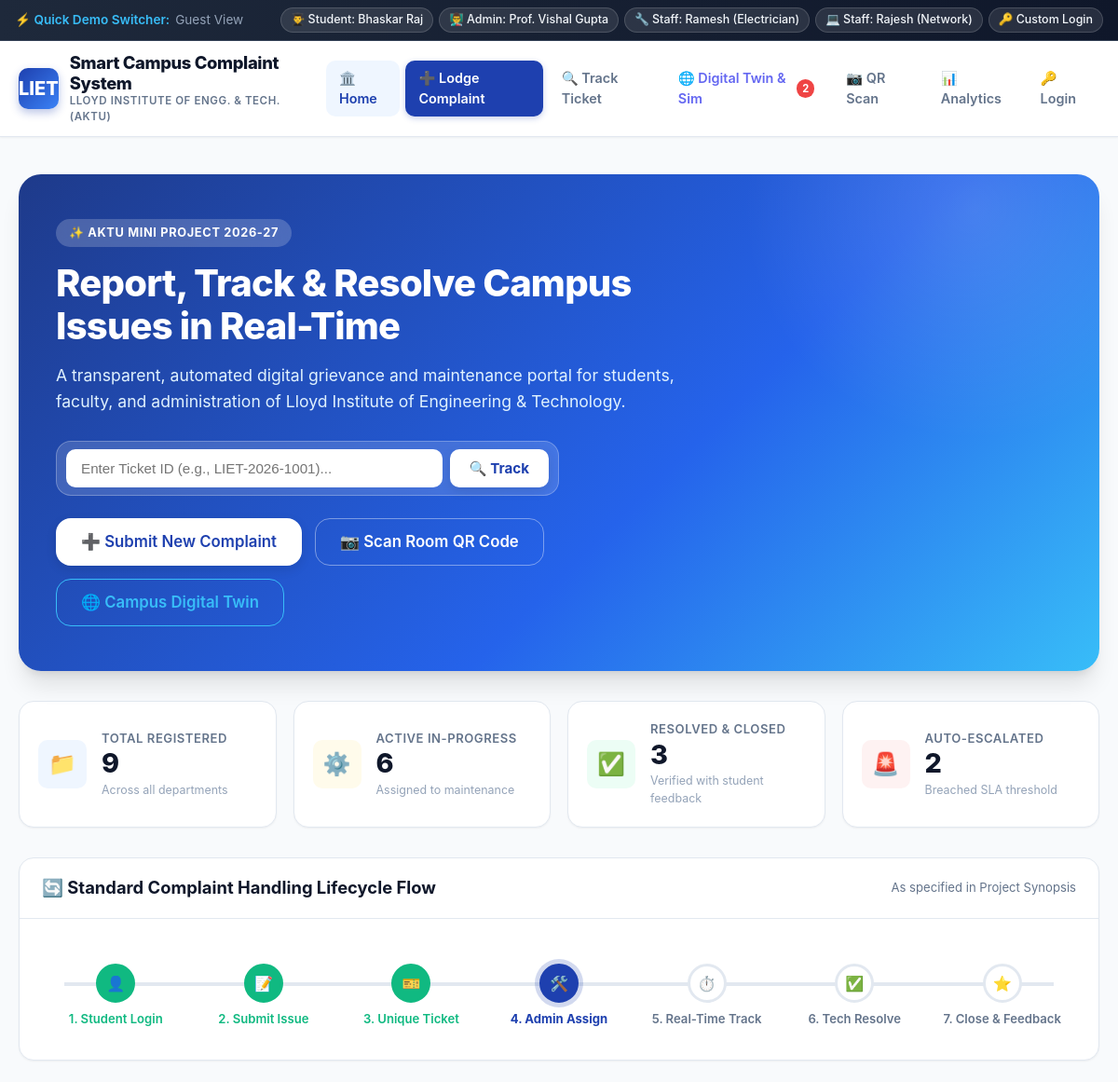
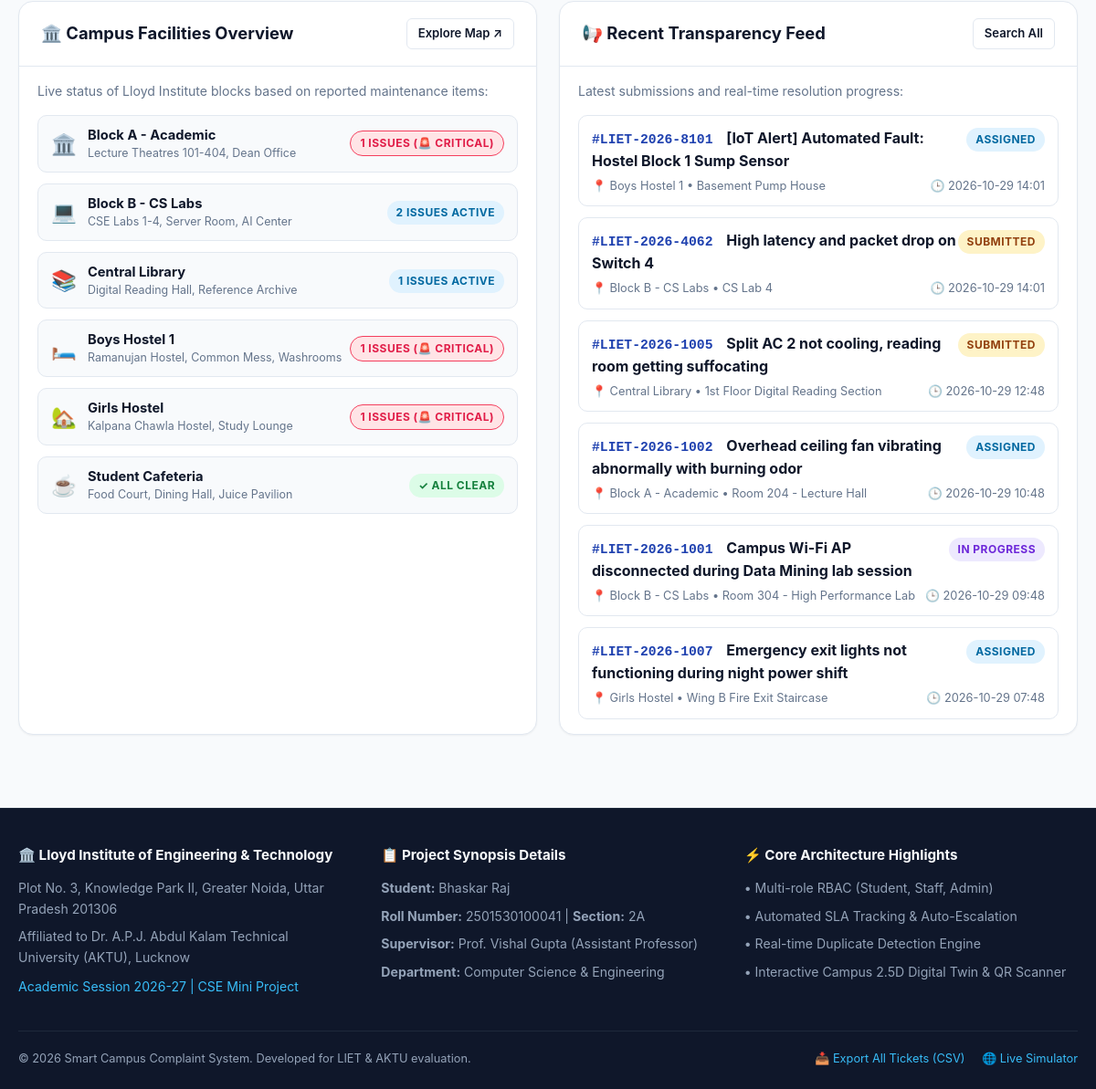
Before: / with the older database file (2 pictures, top to bottom).
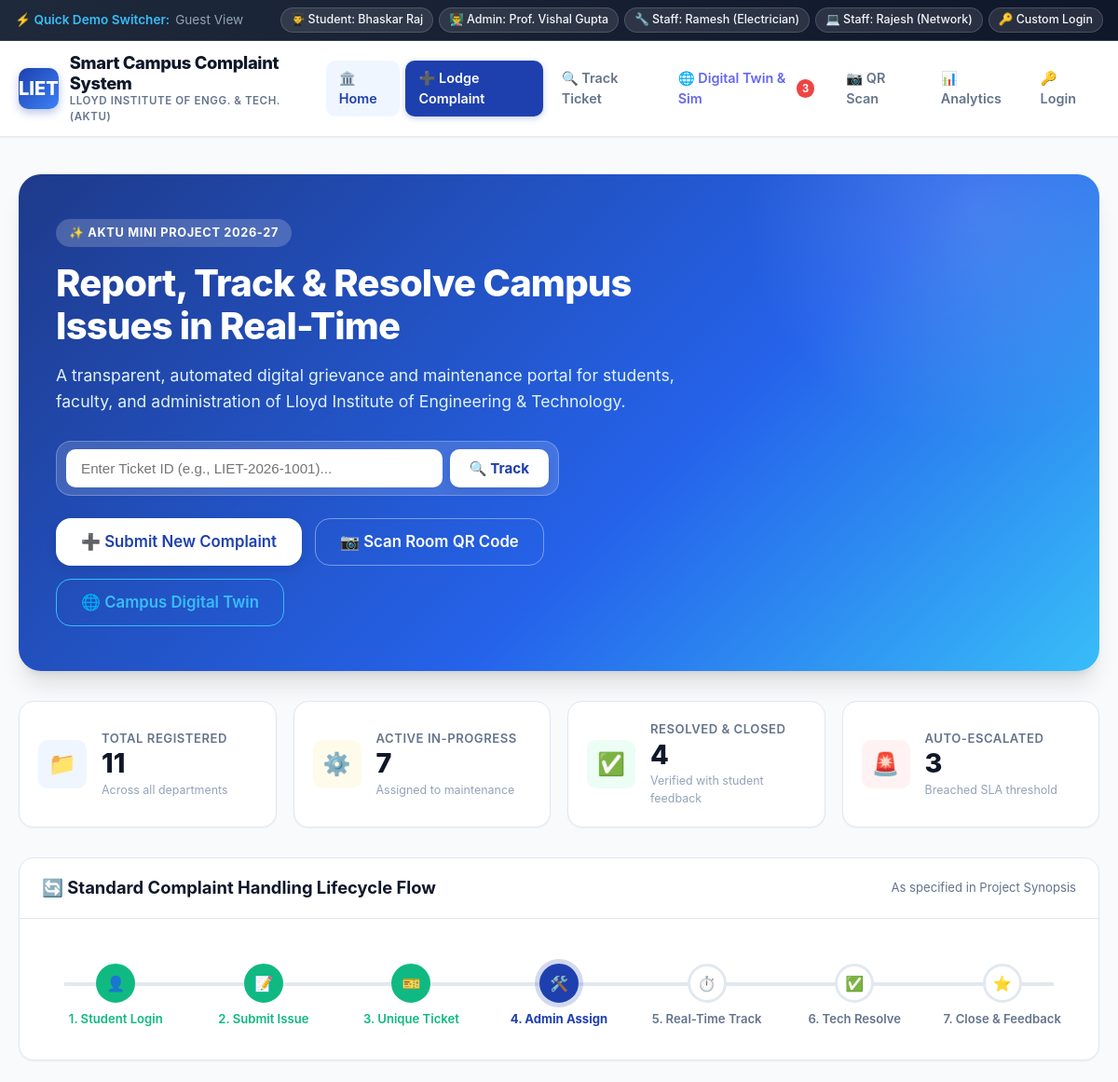
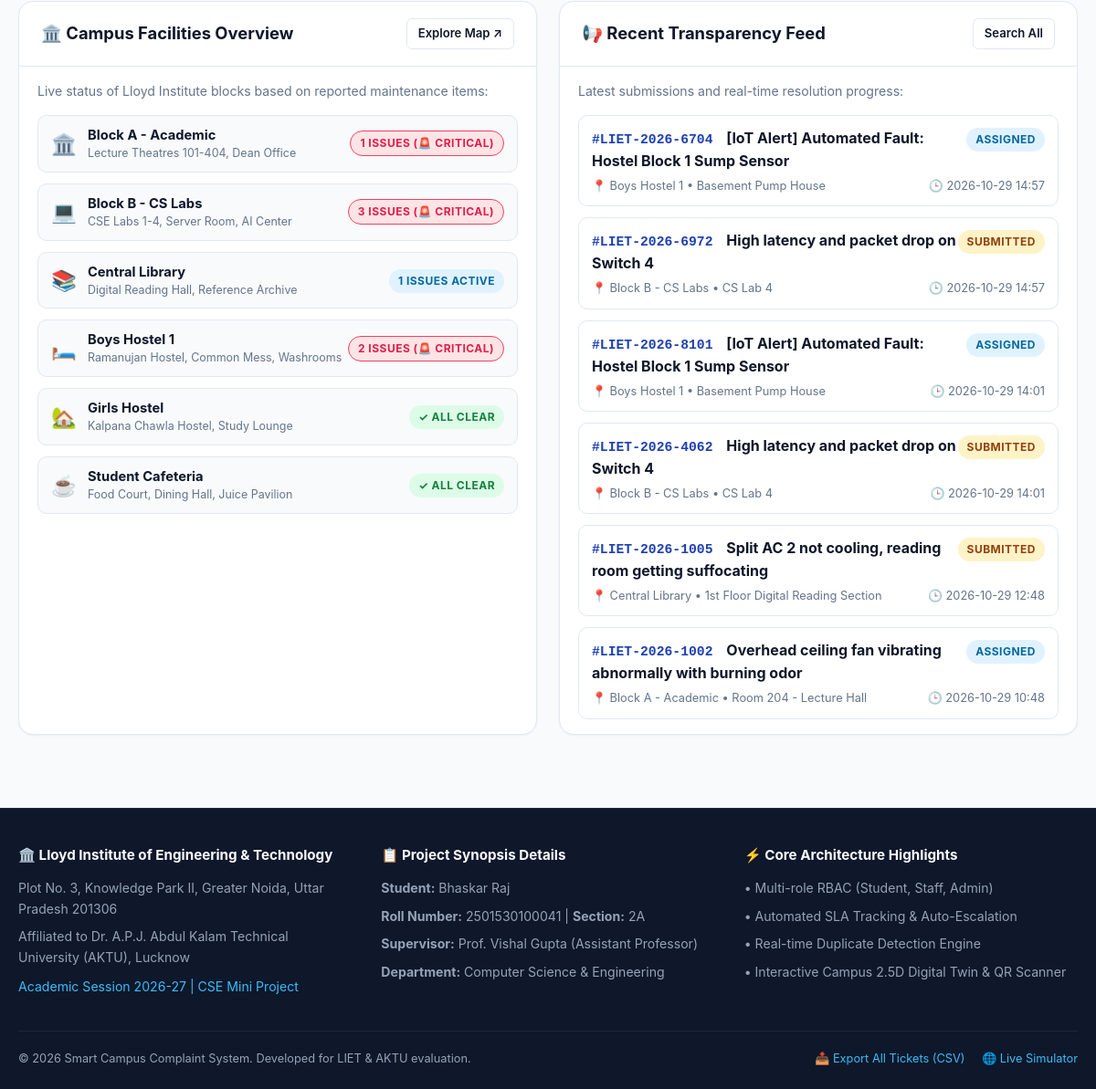
After: the same page with the newer database file (2 pictures, top to bottom).
### tables this page shows
CREATE TABLE complaints (
        ticket_id TEXT PRIMARY KEY,
        user_id INTEGER,
        user_name TEXT,
        user_email TEXT,
        user_roll TEXT,
        category TEXT NOT NULL,
        subcategory TEXT,
        building_block TEXT NOT NULL,
        room_location TEXT NOT NULL,
        title TEXT NOT NULL,
        description TEXT NOT NULL,
        priority TEXT NOT NULL DEFAULT 'Medium',
        status TEXT NOT NULL DEFAULT 'Submitted',
        assigned_dept_id INTEGER,
        assigned_staff_name TEXT,
        image_path TEXT,
        resolution_remarks TEXT,
        resolution_image TEXT,
        sla_deadline TEXT,
        is_escalated INTEGER DEFAULT 0,
        escalated_to TEXT,
        escalated_at TEXT,
        upvotes INTEGER DEFAULT 0,
        created_at TEXT,
        updated_at TEXT,
        FOREIGN KEY (user_id) REFERENCES users (id),
        FOREIGN KEY (assigned_dept_id) REFERENCES departments (id)
    );

### app.py (the view)
@app.route('/')
def index():
    db = get_db()
    cursor = db.cursor()
    cursor.execute("""
    SELECT c.*, d.name as dept_name, f.rating, f.comment as feedback_comment
    FROM complaints c
    LEFT JOIN departments d ON c.assigned_dept_id = d.id
    LEFT JOIN feedback f ON c.ticket_id = f.ticket_id
    ORDER BY c.created_at DESC LIMIT 6
    """)
    recent_complaints = cursor.fetchall()
    cursor.execute("""
    SELECT building_block, COUNT(*) as count,
           SUM(CASE WHEN priority = 'Critical' THEN 1 ELSE 0 END) as critical_count
    FROM complaints
    WHERE status != 'Closed' AND status != 'Resolved'
    GROUP BY building_block
    """)
    building_stats = {row['building_block']: {'count': row['count'], 'critical': row['critical_count']} for row in cursor.fetchall()}
    db.close()
    return render_template('index.html', recent_complaints=recent_complaints, building_stats=building_stats)

### app.py (called while the page is built)
@app.before_request
def load_logged_in_user():
    user_id = session.get('user_id')
    if user_id is None:
        g.user = None
    else:
        db = get_db()
        cursor = db.cursor()
        cursor.execute("SELECT * FROM users WHERE id = ?", (user_id,))
        g.user = cursor.fetchone()
        db.close()

### database.py (called while the page is built)
def get_db():
    conn = sqlite3.connect(DB_PATH)
    conn.row_factory = sqlite3.Row
    conn.execute("PRAGMA foreign_keys = ON")
    return conn

### templates/index.html (shortened to what the changed rows need)
{% extends "base.html" %}
{% block content %}
<section class="hero-banner">
  <div class="hero-content">
    <h1 class="hero-title">Report, Track & Resolve Campus Issues in Real-Time</h1>
  </div>
</section>
<div class="kpi-grid">
  <div class="kpi-card">
    <div class="kpi-info">
      <h4>Total Registered</h4>
      <div class="kpi-value">{{ global_total_count }}</div>
      <p>Across all departments</p>
    </div>
  </div>
  <div class="kpi-card">
    <div class="kpi-info">
      <h4>Active In-Progress</h4>
      <div class="kpi-value">{{ global_active_count }}</div>
      <p>Assigned to maintenance</p>
    </div>
  </div>
  <div class="kpi-card">
    <div class="kpi-info">
      <h4>Resolved & Closed</h4>
      <div class="kpi-value">{{ global_resolved_count }}</div>
      <p>Verified with student feedback</p>
    </div>
  </div>
  <div class="kpi-card">
    <div class="kpi-info">
      <h4>Auto-Escalated</h4>
      <div class="kpi-value">{{ global_escalated_count }}</div>
      <p>Breached SLA threshold</p>
    </div>
  </div>
</div>
<div style="display: grid; grid-template-columns: 1fr 1fr; gap: 24px; margin-bottom: 32px;">
  <div class="card" style="margin-bottom: 0;">
    <div class="card-body" style="padding: 16px 20px;">
      <div style="display: flex; flex-direction: column; gap: 12px;">
        {% set facilities = [
          ('Block A - Academic', 'Lecture Theatres 101-404, Dean Office', '🏛️'),
          ('Block B - CS Labs', 'CSE Labs 1-4, Server Room, AI Center', '💻'),
          ('Central Library', 'Digital Reading Hall, Reference Archive', '📚'),
          ('Boys Hostel 1', 'Ramanujan Hostel, Common Mess, Washrooms', '🛏️'),
          ('Girls Hostel', 'Kalpana Chawla Hostel, Study Lounge', '🏡'),
          ('Student Cafeteria', 'Food Court, Dining Hall, Juice Pavilion', '☕')
        ] %}
        {% for fac_name, fac_desc, fac_icon in facilities %}
          {% set stat = building_stats.get(fac_name, {'count': 0, 'critical': 0}) %}
          <div style="display: flex; align-items: center; justify-content: space-between; padding: 10px 14px; background: #f8fafc; border: 1px solid var(--border); border-radius: var(--radius-md);">
            <div style="display: flex; align-items: center; gap: 12px;">
              <span style="font-size: 1.4rem;">{{ fac_icon }}</span>
              <div>
                <div style="font-weight: 700; font-size: 0.92rem; color: var(--secondary);">{{ fac_name }}</div>
                <div style="font-size: 0.78rem; color: var(--text-muted);">{{ fac_desc }}</div>
              </div>
            </div>
            <div>
              {% if stat.count > 0 %}
                {% if stat.critical > 0 %}
                  <span class="badge badge-escalated">{{ stat.count }} issues (🚨 Critical)</span>
                {% else %}
                  <span class="badge badge-assigned">{{ stat.count }} issues active</span>
                {% endif %}
              {% else %}
                <span class="badge badge-resolved">✓ All clear</span>
              {% endif %}
            </div>
          </div>
        {% endfor %}
      </div>
    </div>
  </div>
  <div class="card" style="margin-bottom: 0;">
    <div class="card-body" style="padding: 16px 20px;">
      <div style="display: flex; flex-direction: column; gap: 12px;">
        {% for c in recent_complaints %}
          <div style="background: white; border: 1px solid var(--border); border-radius: var(--radius-md); padding: 12px 14px; transition: transform 0.2s;">
            <div style="display: flex; justify-content: space-between; align-items: flex-start; margin-bottom: 6px;">
              <div>
                <a href="{{ url_for('track_complaint', ticket_id=c.ticket_id) }}" class="ticket-code">
                  #{{ c.ticket_id }}
                </a>
                <span style="font-weight: 700; color: var(--secondary); margin-left: 6px;">{{ c.title }}</span>
              </div>
              <div>
                {% if c.status == 'Submitted' %}
                  <span class="badge badge-submitted">Submitted</span>
                {% elif c.status == 'Assigned' %}
                  <span class="badge badge-assigned">Assigned</span>
                {% elif c.status == 'In Progress' %}
                  <span class="badge badge-in-progress">In Progress</span>
                {% elif c.status == 'Resolved' %}
                  <span class="badge badge-resolved">Resolved</span>
                {% elif c.status == 'Closed' %}
                  <span class="badge badge-closed">Closed</span>
                {% endif %}
              </div>
            </div>
            <div style="display: flex; justify-content: space-between; align-items: center; font-size: 0.8rem; color: var(--text-muted);">
              <span>📍 {{ c.building_block }} &bull; {{ c.room_location }}</span>
              <span>🕒 {{ c.created_at[:16] }}</span>
            </div>
          </div>
        {% endfor %}
      </div>
    </div>
  </div>
</div>
{% endblock %}

Changed rows visible on the page:
no longer on this page (row edited): complaints: ticket_id "LIET-2026-1001", title "Campus Wi-Fi AP disconnected during Data Mining lab session", status "IN PROGRESS", building_block "Block B - CS Labs", room_location "Room 304 - High Performance Lab", created_at "2026-10-29 09:48"
no longer on this page (row edited): complaints: ticket_id "LIET-2026-1007", title "Emergency exit lights not functioning during night power shift", status "ASSIGNED", building_block "Girls Hostel", room_location "Wing B Fire Exit Staircase", created_at "2026-10-29 07:48"
added complaints: ticket_id "LIET-2026-6704", title "[IoT Alert] Automated Fault: Hostel Block 1 Sump Sensor", status "ASSIGNED", building_block "Boys Hostel 1", room_location "Basement Pump House", created_at "2026-10-29 14:57"
added complaints: ticket_id "LIET-2026-6972", title "High latency and packet drop on Switch 4", status "SUBMITTED", building_block "Block B - CS Labs", room_location "CS Lab 4", created_at "2026-10-29 14:57"
Other visible differences:
{{ global_escalated_count }}: "2" → "3"
{{ global_total_count }}: "9" → "11"
{{ global_active_count }}: "6" → "7"
{{ global_resolved_count }}: "3" → "4"
new list line: "💻 Block B - CS Labs CSE Labs 1-4, Server Room, AI Center 3 ISSUES (🚨 CRITICAL)"
new list line: "🛏️ Boys Hostel 1 Ramanujan Hostel, Common Mess, Washrooms 2 ISSUES (🚨 CRITICAL)"
new list line: "🏡 Girls Hostel Kalpana Chawla Hostel, Study Lounge ✓ ALL CLEAR"
list line gone: "💻 Block B - CS Labs CSE Labs 1-4, Server Room, AI Center 2 ISSUES ACTIVE"
list line gone: "🛏️ Boys Hostel 1 Ramanujan Hostel, Common Mess, Washrooms 1 ISSUES (🚨 CRITICAL)"
list line gone: "🏡 Girls Hostel Kalpana Chawla Hostel, Study Lounge 1 ISSUES (🚨 CRITICAL)"
